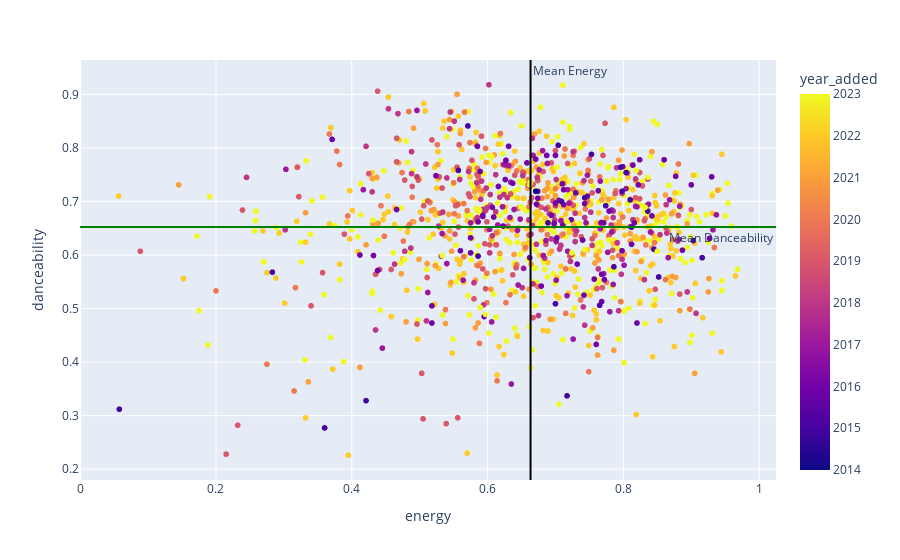

Write notebook code for a chart like this one.
### Code cell
fig = px.scatter(df, x="energy", y="danceability", color="year_added", hover_data=['name', 'artist'])
fig.add_hline(y=df['danceability'].mean(), line_color='green', annotation_text = "Mean Danceability", annotation_position = 'bottom right')
fig.add_vline(x=df['energy'].mean(), line_color='black', annotation_text = "Mean Energy", annotation_position = 'top right')
fig.show()

### Figure 1 — Plotly figure (JSON) as saved in the notebook; plotly's stock layout.template omitted (floating-point values rounded to 4 significant figures; data arrays with more than 128 entries replaced by an {"elided": "..."} marker saying what was removed)
{"data": [{"customdata": {"elided": "1170x2 str values"}, "hovertemplate": "energy=%{x}<br>danceability=%{y}<br>name=%{customdata[0]}<br>artist=%{customdata[1]}<br>year_added=%{marker.color}<extra></extra>", "legendgroup": "", "marker": {"color": {"elided": "1170 int values"}, "coloraxis": "coloraxis", "symbol": "circle"}, "mode": "markers", "name": "", "showlegend": false, "type": "scattergl", "x": {"elided": "1170 float values"}, "xaxis": "x", "y": {"elided": "1170 float values"}, "yaxis": "y"}], "layout": {"annotations": [{"showarrow": false, "text": "Mean Danceability", "x": 1, "xanchor": "right", "xref": "x domain", "y": 0.6525, "yanchor": "top", "yref": "y"}, {"showarrow": false, "text": "Mean Energy", "x": 0.6633, "xanchor": "left", "xref": "x", "y": 1, "yanchor": "top", "yref": "y domain"}], "coloraxis": {"colorbar": {"title": {"text": "year_added"}}, "colorscale": [[0, "#0d0887"], [0.1111, "#46039f"], [0.2222, "#7201a8"], [0.3333, "#9c179e"], [0.4444, "#bd3786"], [0.5556, "#d8576b"], [0.6667, "#ed7953"], [0.7778, "#fb9f3a"], [0.8889, "#fdca26"], [1, "#f0f921"]]}, "legend": {"tracegroupgap": 0}, "margin": {"t": 60}, "shapes": [{"line": {"color": "green"}, "type": "line", "x0": 0, "x1": 1, "xref": "x domain", "y0": 0.6525, "y1": 0.6525, "yref": "y"}, {"line": {"color": "black"}, "type": "line", "x0": 0.6633, "x1": 0.6633, "xref": "x", "y0": 0, "y1": 1, "yref": "y domain"}], "xaxis": {"anchor": "y", "domain": [0, 1], "title": {"text": "energy"}}, "yaxis": {"anchor": "x", "domain": [0, 1], "title": {"text": "danceability"}}}}
